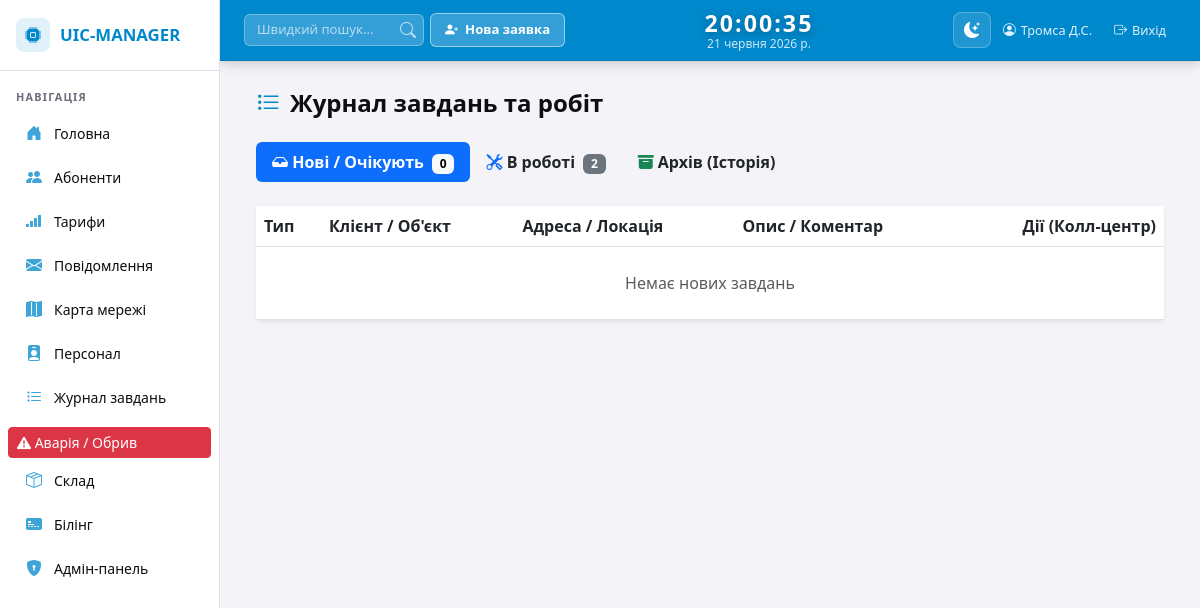
Page /tasks/ (signed in) on the earlier database version.
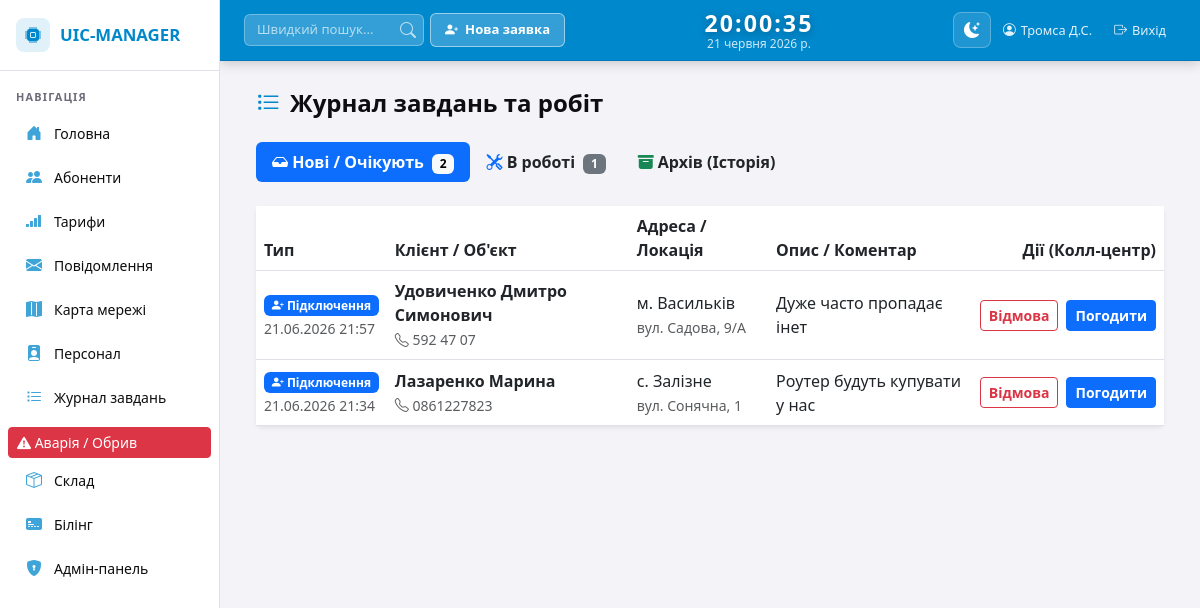
Same page on the later database version.
### infrastructure/models.py (models this page shows, shortened)
class ConnectionApplication(models.Model):
    full_name = models.CharField(max_length=150, verbose_name="ПІБ")
    phone = models.CharField(max_length=20, verbose_name="Телефон")
    city = models.CharField(max_length=50, verbose_name="Місто")
    task_type = models.CharField(max_length=20, default='connection', verbose_name="Тип завдання")
    object_type = models.CharField(max_length=20, verbose_name="Тип об'єкта")
    street = models.CharField(max_length=100, verbose_name="Вулиця")
    house_number = models.CharField(max_length=20, verbose_name="№ будинку")
    comment = models.TextField(blank=True, null=True)
    status = models.CharField(max_length=20, default='new')
    created_at = models.DateTimeField(auto_now_add=True)
    planned_date = models.DateField(null=True, blank=True, verbose_name="Запланована дата")
    assignee = models.ForeignKey(Employee, on_delete=models.SET_NULL, null=True, blank=True, verbose_name="Виконавець")
    class Meta:
        verbose_name = "Заявка на підключення"
        verbose_name_plural = "Заявки на підключення"

### infrastructure/views.py (the view, shortened to what this page needs)
# urls.py: path('tasks/', tasks_view, name='tasks'),
@login_required
def tasks_view(request):
    pending_apps = ConnectionApplication.objects.filter(status='new').order_by('-created_at')
    pending_emergencies = EmergencyTask.objects.filter(status='new').order_by('-created_at')
    planned_apps = ConnectionApplication.objects.filter(status='agreed').order_by('planned_date')
    planned_emergencies = EmergencyTask.objects.filter(status='in_progress').order_by('-created_at')
    completed_apps = ConnectionApplication.objects.filter(status__in=['connected', 'refusal']).order_by('-created_at')[
        :50]
    completed_emergencies = EmergencyTask.objects.filter(status='done').order_by('-created_at')[:50]
    pending_count = pending_apps.count() + pending_emergencies.count()
    planned_count = planned_apps.count() + planned_emergencies.count()
    installers = Employee.objects.filter(is_active=True, position__in=['installer', 'foreman'])
    return render(request, 'tasks.html', {
        'pending_apps': pending_apps, 'pending_emergencies': pending_emergencies,
        'planned_apps': planned_apps, 'planned_emergencies': planned_emergencies,
        'completed_apps': completed_apps, 'completed_emergencies': completed_emergencies,
        'pending_count': pending_count, 'planned_count': planned_count,
        'installers': installers,
    })

### templates/tasks.html (shortened to what this page needs)
{% extends 'base.html' %}
{% block content %}
<div class="container-fluid">
    <div class="dash-header justify-content-between">
        <h2><i class="bi bi-list-task"></i> Журнал завдань та робіт</h2>
    </div>
    <ul class="nav nav-pills mb-4" id="taskTabs" role="tablist">
        <li class="nav-item" role="presentation">
            <button class="nav-link active fw-bold" id="pending-tab" data-bs-toggle="pill" data-bs-target="#pending" type="button" role="tab">
                <i class="bi bi-inbox-fill"></i> Нові / Очікують
                <span class="badge text-bg-light ms-1">{{ pending_count }}</span>
            </button>
        </li>
        <li class="nav-item" role="presentation">
            <button class="nav-link fw-bold text-body" id="planned-tab" data-bs-toggle="pill" data-bs-target="#planned" type="button" role="tab">
                <i class="bi bi-tools text-primary"></i> В роботі
                <span class="badge text-bg-secondary ms-1">{{ planned_count }}</span>
            </button>
        </li>
        <li class="nav-item" role="presentation">
            <button class="nav-link fw-bold text-body" id="archive-tab" data-bs-toggle="pill" data-bs-target="#archive" type="button" role="tab">
                <i class="bi bi-archive-fill text-success"></i> Архів (Історія)
            </button>
        </li>
    </ul>
    <div class="tab-content" id="taskTabsContent">
        <div class="tab-pane fade show active" id="pending" role="tabpanel">
            <div class="card shadow-sm border-0">
                <div class="table-responsive">
                    <table class="table table-hover align-middle mb-0">
                        <thead style="background-color: var(--tw-nav-active); color: var(--tw-muted);">
                            <tr>
                                <th>Тип</th>
                                <th>Клієнт / Об'єкт</th>
                                <th>Адреса / Локація</th>
                                <th>Опис / Коментар</th>
                                <th class="text-end">Дії (Колл-центр)</th>
                            </tr>
                        </thead>
                        <tbody>
                            {% for app in pending_apps %}
                            <tr>
                                <td><span class="badge text-bg-primary"><i class="bi bi-person-plus-fill"></i> Підключення</span><br><small class="text-body-secondary">{{ app.created_at|date:"d.m.Y H:i" }}</small></td>
                                <td><strong>{{ app.full_name }}</strong><br><small class="text-body-secondary"><i class="bi bi-telephone"></i> {{ app.phone }}</small></td>
                                <td>{{ app.city }}<br><small class="text-body-secondary">вул. {{ app.street }}, {{ app.house_number }}</small></td>
                                <td>{{ app.comment|default:"-" }}</td>
                                <td class="text-end">
                                    <div class="d-flex gap-2 justify-content-end">
                                        <form method="POST">
                                            <button type="submit" class="btn btn-sm btn-outline-danger fw-bold" title="Відмова клієнта">Відмова</button>
                                        </form>
                                        <button class="btn btn-sm btn-primary fw-bold assign-btn" data-type="application" data-id="{{ app.id }}" data-bs-toggle="modal" data-bs-target="#assignModal">Погодити</button>
                                    </div>
                                </td>
                            </tr>
                            {% empty %}
                                {% if not pending_emergencies %}
                                <tr><td colspan="5" class="text-center py-4 text-body-secondary">Немає нових завдань</td></tr>
                                {% endif %}
                            {% endfor %}
                        </tbody>
                    </table>
                </div>
            </div>
        </div>
    </div>
</div>
{% endblock %}

Differences in the rows shown:
added ConnectionApplication: created_at "21.06.2026 21:57", full_name "Удовиченко Дмитро Симонович", phone "592 47 07", city "м. Васильків", street "Садова", house_number "9/А", comment "Дуже часто пропадає інет"
added ConnectionApplication: created_at "21.06.2026 21:34", full_name "Лазаренко Марина", phone "0861227823", city "с. Залізне", street "Сонячна", house_number "1", comment "Роутер будуть купувати у нас"
Other differences:
{{ pending_count }}: "0" → "2"
{{ planned_count }}: "2" → "1"
text no longer shown: "Немає нових завдань"
